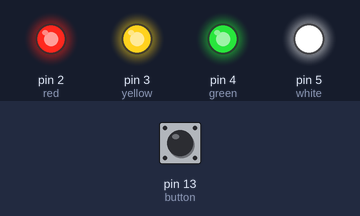
This sketch was run on a simulated Arduino Uno, built with avr-gcc and run on an emulated ATmega328P. Shown: output pins drawn as LEDs (lit = HIGH). The inputs (shaded band) are chosen by the test bench; at power-on: pin 13 (button) HIGH.

Above: at 1.2 s.
1.3 s: pin 13 (button) pulled LOW for 0.15 s
At 1.37 s:
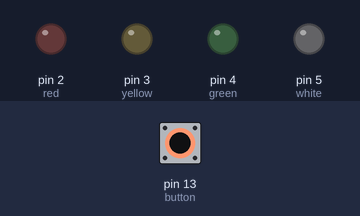
2.9 s: pin 13 (button) pulled LOW for 3.2 s
At 7.3 s:
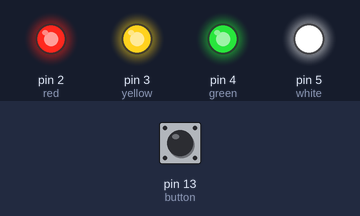
Timing chart, 0 to 8.8 s (numbered marks = the images above; inputs shaded):
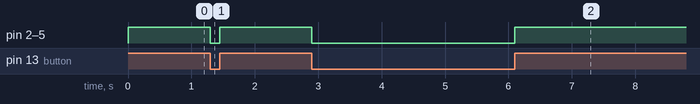

The sketch:

Button_Lights.ino
```cpp
//set vars to led pinouts
const int red = 2;
const int yellow = 3;
const int green = 4;
const int white = 5;

//set var to button pin in
const int button = 13;

void setup() {

  //set led pins to output
  pinMode(red, OUTPUT);
  pinMode(yellow, OUTPUT);
  pinMode(green, OUTPUT);
  pinMode(white, OUTPUT);

  //set button pin to input
  pinMode(button, INPUT);

}

void loop() {

  //if button not pressed?
  if (digitalRead(button) == LOW) {

    //turn on all LEDs
    digitalWrite(red, LOW);
    digitalWrite(yellow, LOW);
    digitalWrite(green, LOW);
    digitalWrite(white, LOW);

  //if button is pressed?
  } else if (digitalRead(button) == HIGH) {

    //turn on all LEDs
    digitalWrite(red, HIGH);
    digitalWrite(yellow, HIGH);
    digitalWrite(green, HIGH);
    digitalWrite(white, HIGH);

  }
}
```

Measured:
- after the input at 1.3 s, pin 2 (red), pin 3 (yellow), pin 4 (green), pin 5 (white): HIGH → LOW at once, → HIGH 0.15 s later
- after the input at 2.9 s, pin 2 (red), pin 3 (yellow), pin 4 (green), pin 5 (white): HIGH → LOW at once, → HIGH 3.2 s later
